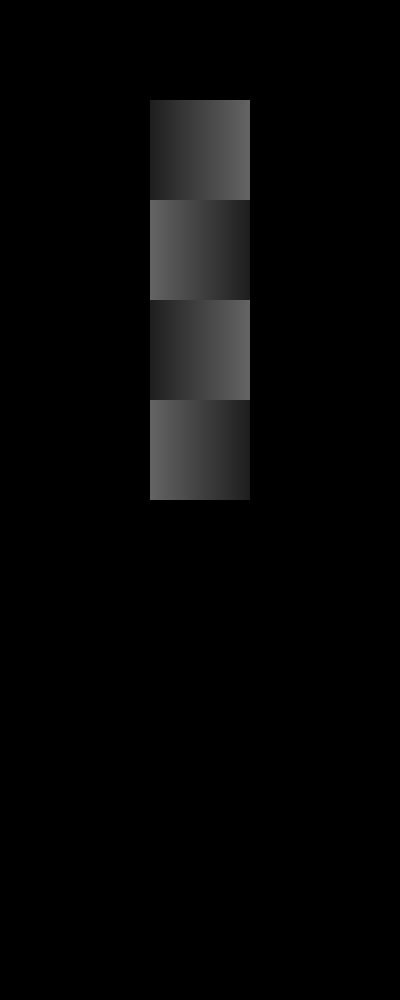
#> input picture 25dflipper/flipper25d/exp/map/con_ramp.png, 800 x 2000 px (shown at 1/2 size); its folder holds only this picture in this run
$ python expand.py   (older library calls are emulated)
#> lines starting #> are read from the running program, lines starting #| are printed output that depends on the picture
import numpy as np
from scipy.misc import imread
from scipy.io import savemat
import matplotlib.pyplot as plt
from config import *
import pdb
'''
Space expansion for man4 and man6

resolution: 0.003m/pixel
Pixel value of MAN4: // with 15 degree ramps
value_floor = 30; // general ground
value_ramp = [30, 100];  // ramp from 30 to 100
value_wall = 255; // the height of wall
value_outside = 128;

Pixel value of MAN6:
value_floor = 30; // general ground
value_bar = 100;  // height of bar
value_wall = 255; // height of wall
value_outside = 128; //

---------------------- On obstacle -------------------


resolution = 0.003m/pixel

200 pixel = 0.6 m

for step:
value_step = 100;

for ramp:
value_ramp = 100; %[30, 100]
'''

def kernel(size):
    #size: size in pixel;
    #        here each pixel is with PIXEL_RESO, so the real size is size * PIXEL_RESO
    #return:
    #   k: kernel
    #   k_mask: true/false table tell if > 0
    k = np.zeros((size,size))
    mid = size//2#mid id in k
    for r in range(size):
        for c in range(size):
            k[r,c] = np.sqrt(np.max([0.,WHEEL_RADIUS**2 - ((r-mid)*PIXEL_RESO)**2-((c-mid)*PIXEL_RESO)**2]))
    return k, k>0

def expand_map(height_map):
    '''
        get 2.5D map and expand it
    '''
    k, k_mask = kernel(KERNEL_SIZE)
    kernel_radius = KERNEL_SIZE//2


    #parallel later
    origin = height_map.copy()
    rnm, cnm = origin.shape
    '''
    for r in range(rnm):
        for c in range(cnm):
    '''
    for r in range(kernel_radius,rnm-kernel_radius-1):
        for c in range(kernel_radius,cnm-kernel_radius-1):
            if origin[r,c] < 0.5:#not wall not unknown
                local_expan = k + k_mask * height_map[r,c]#only the ball region will be covered
                origin[r-kernel_radius:r+kernel_radius+1, c-kernel_radius:c+kernel_radius+1] = \
                        np.maximum(origin[r-kernel_radius:r+kernel_radius+1, c-kernel_radius:c+kernel_radius+1],\
                                    local_expan)
    return origin


def png_to_map(png, map_name):
    '''
       get png and transform it to the 2.5D map

       the wall is 0.5m, the outside should be 1m
    '''
    height_map = np.zeros(png.shape)
    if map_name ==  'man4' or 'ramp' in map_name:#[ ramp, bar ]
        height_map[png == 128] = 1.
        height_map[png == 255] = .5
        height_map[(png >= 30) * (png <= 100)] = (png[(png >= 30 )*( png <= 100)] - 30)/70 * (RAMP_HEIGHT_HIGH-RAMP_HEIGHT_LOW) + RAMP_HEIGHT_LOW
        return height_map
    elif map_name == 'man6' or 'step' in map_name:
        height_map[png == 128] = 1.
        height_map[png == 255] = .5
        height_map[png == 100] = .095# step only have 100 and 0
        height_map[png == 0] = 0.
        return height_map
    else:
        assert(False)

if __name__ == "__main__":
    #map_list = ['man4', 'man6']
    png_name = ARENA_NAME

    png_map = imread('exp/map/'+png_name+'.png')
#> png_map is the input picture: shape (2000, 800); min 0, max 100, mean 6.5
    height_map = png_to_map(png_map, png_name)
#> in png_to_map, `height_map[(png >= 30) * (png <= 100)] = (png[(png >= 30 )*( png <= 10..`:
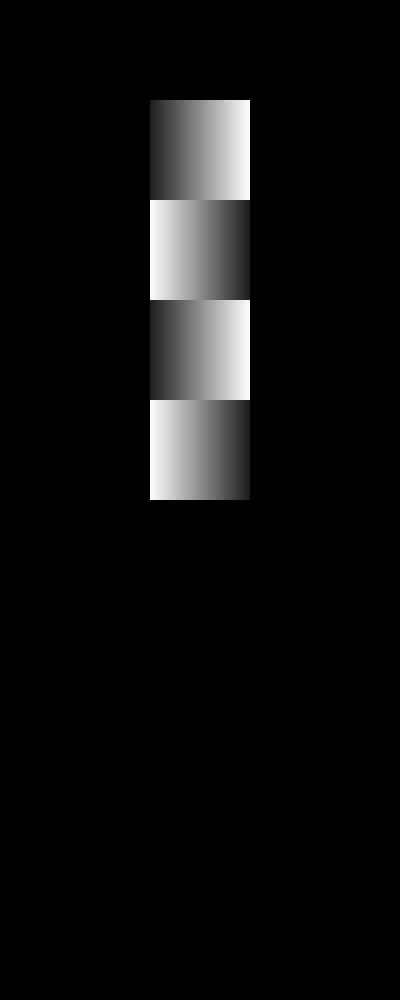
#> height_map: shape (2000, 800) float64 (shown at 1/2 size); min 0, max 0.179, mean 0.00996; drawn with min black and max white
    expanded_map = expand_map(height_map)
#> after the loop in expand_map, `for r in range(kernel_radius,rnm-kernel_radius-1):`:
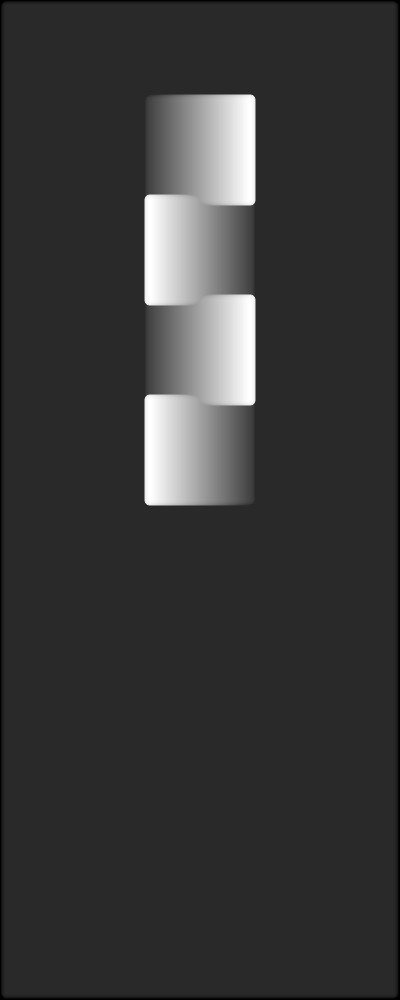
#> origin: shape (2000, 800) float64 (shown at 1/2 size); min 0, max 0.214, mean 0.0462; drawn with min black and max white

    savemat('exp/dilated_map/'+png_name+'.mat', {'exp_map': expanded_map})
